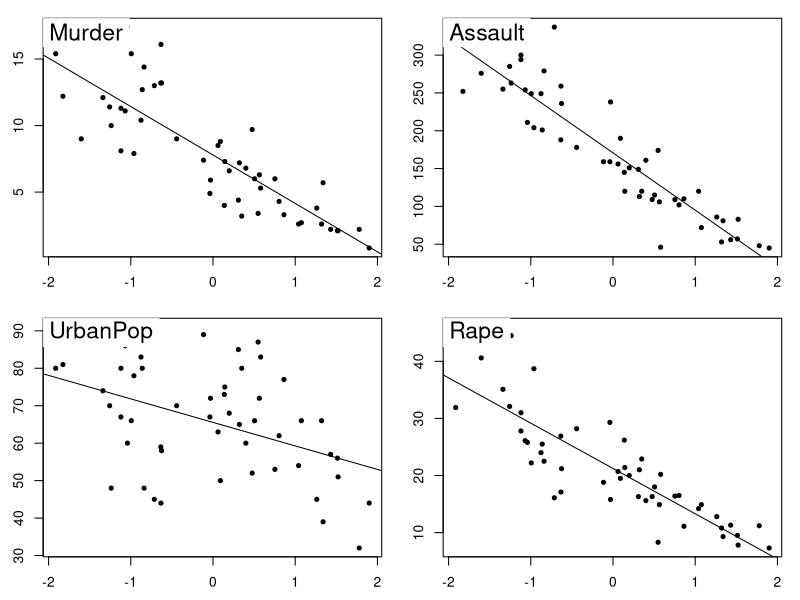
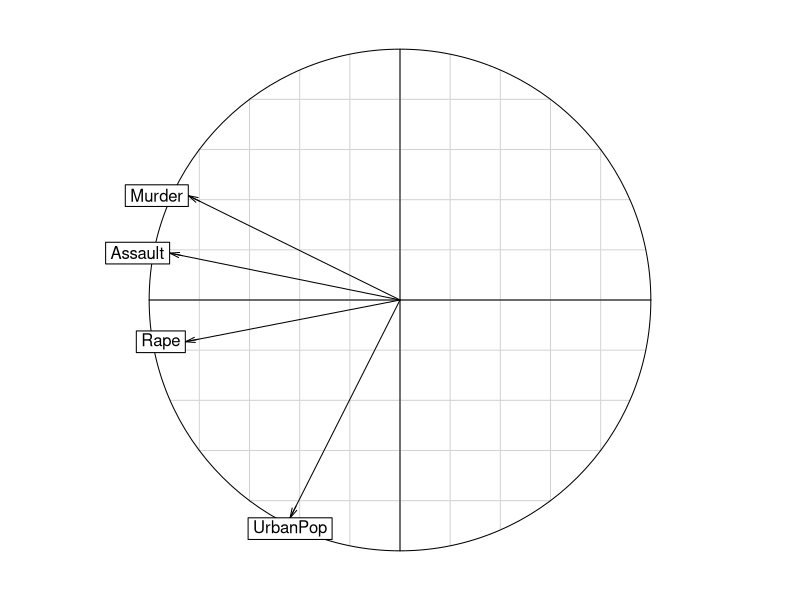
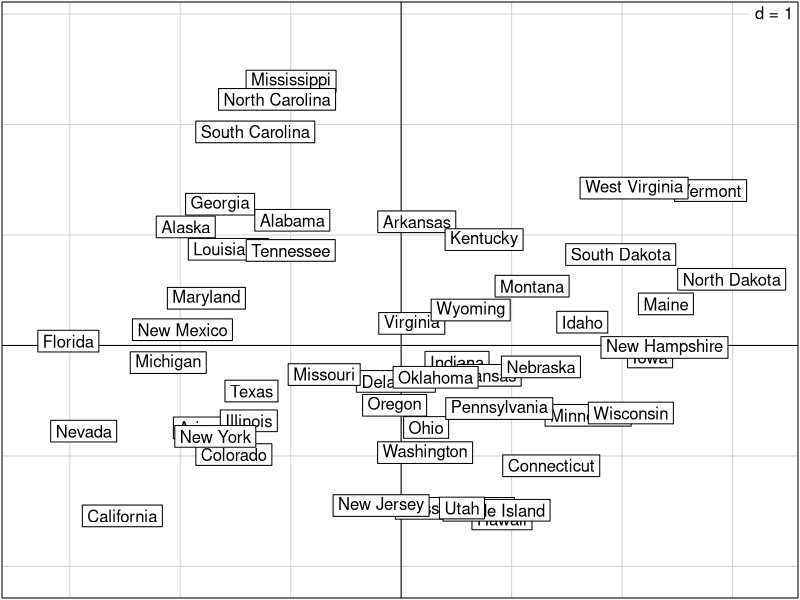
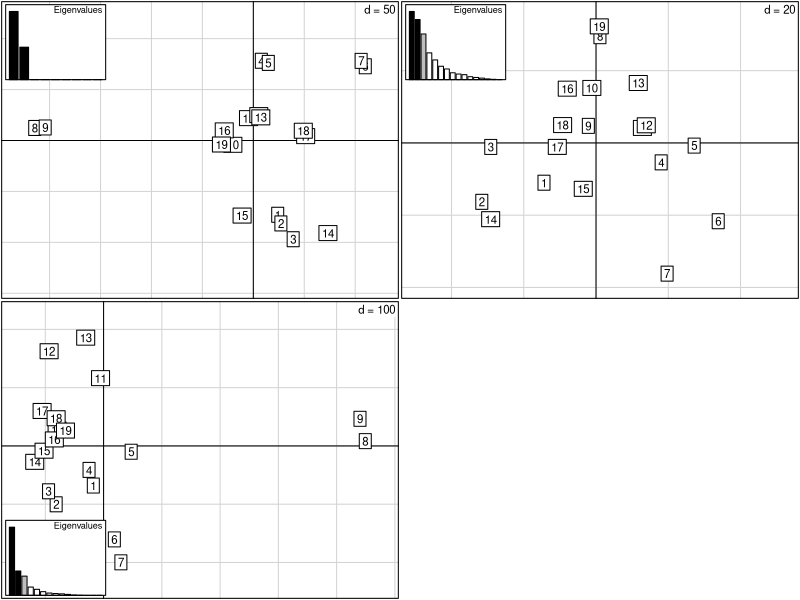

R code for these plots, in order: (Note: this script raises an error after producing the figures.)
  library(ade4)
  data(USArrests)
  pca1 <- dudi.pca(USArrests,scannf=FALSE,nf=3)
  pca1
  
  score(pca1)
  s.corcircle(pca1$co)
  s.label(pca1$li)
  
  #Distance matrices
  data(yanomama)
  gen <- quasieuclid(as.dist(yanomama$gen))
  geo <- quasieuclid(as.dist(yanomama$geo))
  ant <- quasieuclid(as.dist(yanomama$ant))
  geo1 <- dudi.pco(geo, scann = FALSE, nf = 3)
  gen1 <- dudi.pco(gen, scann = FALSE, nf = 3)
  ant1 <- dudi.pco(ant, scann = FALSE, nf = 3)
  par(mfrow=c(2,2))
  scatter(geo1)
  scatter(gen1)
  scatter(ant1,posi="bottom")
  
  
  #Taking into account groups of individuals
  data(meaudret)
  coa1<-dudi.coa(meaudret$fau, scannf = FALSE)
  bet1<-between(coa1,meaudret$plan$sta,scannf=FALSE)
  plot(bet1)
  
  #Permutation tests Monte-Carlo tests
  test1<-randtest.between(bet1)
  test1
  
  #===The survival package===*
  library(survival)
  
  #Specifying survival data
  data(veteran)
  with(veteran, Surv(time,status))
  with(veteran, Surv(diagtime*30,
                     diagtime*30+time,
                     status))
  #One and two sample summaries
  data(veteran)
  plot(survfit(Surv(time,status)~trt,data=veteran),
       xlab="Years since randomisation",
       xscale=365, ylab="% surviving", yscale=100,
       col=c("forestgreen","blue"))
  
  survdiff(Surv(time,status)~trt, data=veteran)
  
  #Proportional hazards models
  data(pbc)
  mayomodel<-coxph(Surv(time,status)~edtrt+
                     log(bili)+log(protime)+
                     age+platelet,
                   data=pbc, subset=trt>0)
  mayomodel
  
  plot(survfit(Surv(time,status)~edtrt,
               data=pbc,subset=trt==-9))
  lines(survexp(~edtrt+
                  ratetable(edtrt=edtrt,bili=bili,
                            platelet=platelet,age=age,
                            protime=protime),
                data=pbc,
                subset=trt==-9,
                ratetable=mayomodel,
                cohort=TRUE),
        col="purple")
  
  cox.zph(mayomodel)
  
  ## graph for variable 1 (edtrt)
  plot(cox.zph(mayomodel)[1])
  
  
